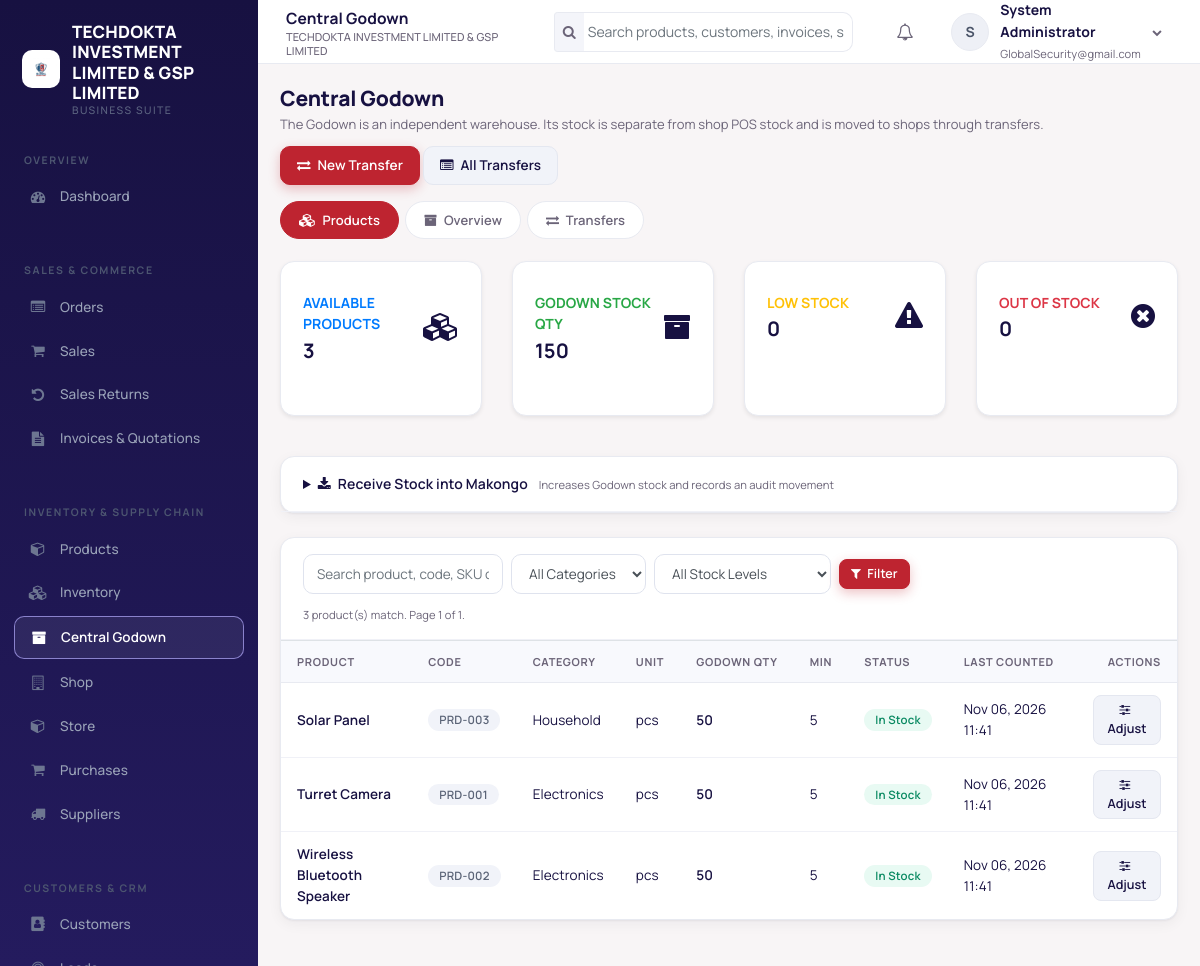
The app's page /godown.php (signed in) with its own data.
### tables this page shows
CREATE TABLE `users` (
  `user_id` int(10) UNSIGNED NOT NULL,
  `tenant_id` int(10) UNSIGNED NOT NULL,
  `username` varchar(100) NOT NULL,
  `email` varchar(191) NOT NULL,
  `password_hash` varchar(255) NOT NULL,
  `first_name` varchar(100) NOT NULL,
  `last_name` varchar(100) NOT NULL,
  `phone` varchar(50) DEFAULT NULL,
  `is_active` tinyint(1) NOT NULL DEFAULT 1,
  `last_login` datetime DEFAULT NULL,
  `created_at` timestamp NOT NULL DEFAULT current_timestamp()
);

CREATE TABLE `warehouses` (
  `warehouse_id` int(10) UNSIGNED NOT NULL,
  `tenant_id` int(10) UNSIGNED NOT NULL,
  `shop_id` int(10) UNSIGNED DEFAULT NULL,
  `name` varchar(191) NOT NULL,
  `code` varchar(50) DEFAULT NULL,
  `address` text DEFAULT NULL,
  `phone` varchar(50) DEFAULT NULL,
  `manager_user_id` int(10) UNSIGNED DEFAULT NULL,
  `is_active` tinyint(1) NOT NULL DEFAULT 1,
  `is_godown` tinyint(1) GENERATED ALWAYS AS (`location_type` = 'godown') VIRTUAL,
  `location_type` enum('store','godown','shop') NOT NULL DEFAULT 'store',
  `created_at` timestamp NOT NULL DEFAULT current_timestamp(),
  `updated_at` timestamp NOT NULL DEFAULT current_timestamp() ON UPDATE current_timestamp(),
  `godown_tenant_key` int(10) UNSIGNED GENERATED ALWAYS AS (case when `location_type` = 'godown' and `is_active` = 1 then `tenant_id` else NULL end) STORED
);

CREATE TABLE `products` (
  `product_id` int(10) UNSIGNED NOT NULL,
  `tenant_id` int(10) UNSIGNED NOT NULL,
  `category_id` int(10) UNSIGNED DEFAULT NULL,
  `code` varchar(100) NOT NULL,
  `name` varchar(191) NOT NULL,
  `description` text DEFAULT NULL,
  `barcode` varchar(100) DEFAULT NULL,
  `sku` varchar(100) DEFAULT NULL,
  `brand` varchar(100) DEFAULT NULL,
  `unit_id` int(10) UNSIGNED DEFAULT NULL,
  `purchase_price` decimal(12,2) NOT NULL DEFAULT 0.00,
  `sale_price` decimal(12,2) NOT NULL DEFAULT 0.00,
  `wholesale_price` decimal(12,2) DEFAULT NULL,
  `wholesale_min_qty` decimal(12,2) DEFAULT NULL,
  `tax_rate` decimal(5,2) NOT NULL DEFAULT 0.00,
  `min_stock_level` decimal(12,2) NOT NULL DEFAULT 0.00,
  `date_added` date DEFAULT NULL,
  `is_active` tinyint(1) NOT NULL DEFAULT 1,
  `is_service` tinyint(1) NOT NULL DEFAULT 0,
  `variant_size` varchar(50) DEFAULT NULL,
  `variant_color` varchar(50) DEFAULT NULL,
  `image` varchar(255) DEFAULT NULL,
  `created_by` int(10) UNSIGNED DEFAULT NULL,
  `created_at` timestamp NOT NULL DEFAULT current_timestamp()
);

CREATE TABLE `product_categories` (
  `category_id` int(10) UNSIGNED NOT NULL,
  `tenant_id` int(10) UNSIGNED NOT NULL,
  `parent_category_id` int(10) UNSIGNED DEFAULT NULL,
  `name` varchar(191) NOT NULL,
  `description` text DEFAULT NULL
);

CREATE TABLE `inventory_stock` (
  `stock_id` int(10) UNSIGNED NOT NULL,
  `tenant_id` int(10) UNSIGNED NOT NULL,
  `product_id` int(10) UNSIGNED NOT NULL,
  `warehouse_id` int(10) UNSIGNED NOT NULL,
  `quantity` decimal(12,2) NOT NULL DEFAULT 0.00,
  `reorder_level` decimal(12,2) NOT NULL DEFAULT 0.00,
  `production_date` date DEFAULT NULL,
  `expires_at` date DEFAULT NULL,
  `last_counted_at` datetime DEFAULT NULL,
  `updated_at` timestamp NOT NULL DEFAULT current_timestamp() ON UPDATE current_timestamp()
);

### godown.php (the view, shortened to what the rows shown need)
<?php
require_once 'header.php';
require_once 'auth_check.php';
$page_title = 'Central Godown';
$tenant_id = (int)$current_user->tenant_id;
$can_manage = can('manage_godown');
$tab = (string)($_GET['tab'] ?? 'products');
$godown = find_active_godown($tenant_id, false);
$page = max(1, (int)($_GET['page'] ?? 1));
$per_page = 50;
$offset = ($page - 1) * $per_page;
$product_from = " FROM products p
    LEFT JOIN product_categories c ON c.category_id = p.category_id AND c.tenant_id = p.tenant_id
    LEFT JOIN units_of_measurement u ON u.unit_id = p.unit_id AND u.tenant_id = p.tenant_id
    LEFT JOIN inventory_stock s ON s.product_id = p.product_id
        AND s.tenant_id = p.tenant_id AND s.warehouse_id = ?";
$product_where = " WHERE p.tenant_id = ? AND p.is_service = 0";
$product_params = [$godown ? (int)$godown['warehouse_id'] : 0, $tenant_id];
$product_rows = $godown ? fetch_all(
    "SELECT p.product_id, p.code, p.name, p.sku, p.barcode, p.min_stock_level, p.is_active,
            c.name category_name, COALESCE(u.short_name, '') unit_short,
            COALESCE(u.is_decimal, 0) is_decimal,
            COALESCE(s.quantity, 0) godown_qty, s.last_counted_at"
    . $product_from . $product_where
    . " ORDER BY p.name, p.product_id LIMIT ? OFFSET ?",
    ...array_merge($product_params, [$per_page, $offset])
) : [];
require_once 'navbar.php';
require_once 'sidebar.php';
?>
<div class="page-head">
    <div>
        <h1 class="page-title"><?php echo is_godown_manager() ? 'My Godown' : 'Central Godown'; ?></h1>
    </div>
</div>
<?php if ($tab === 'products'): ?>
    <?php if (!$godown): ?>
        <div class="alert alert-warning">
            <?php if (is_godown_manager()): ?>
                Your account does not have an active Godown assigned. Contact an administrator to assign one.
            <?php else: ?>
            No Central Godown has been created yet. By default, an empty system godown needs to be set up.
            <a href="godown.php?tab=overview" class="alert-link">Go to Overview to create one</a>.
            <?php endif; ?>
        </div>
    <?php else: ?>
        <?php if ($can_manage): ?>
            <details class="card mb-4">
                <summary class="card-header" style="cursor: pointer;">
                    <span class="font-weight-semibold"><i class="fa fa-download mr-1"></i> Receive Stock into <?php echo e($godown['name']); ?></span>
                    <span class="text-muted small ml-2">Increases Godown stock and records an audit movement</span>
                </summary>
            </details>
        <?php endif; ?>
        <div class="card mb-4">
            <div class="card-body p-0">
                <div class="table-responsive">
                    <table class="table table-hover mb-0">
                        <thead>
                            <tr>
                                <th>Product</th>
                                <th>Code</th>
                                <th>Category</th>
                                <th>Unit</th>
                                <th>Godown Qty</th>
                                <th>Min</th>
                                <th>Status</th>
                                <th>Last Counted</th>
                                <th class="text-right">Actions</th>
                            </tr>
                        </thead>
                        <tbody>
                        <?php foreach ($product_rows as $row): ?>
                            <?php
                            $qty = (float)$row['godown_qty'];
                            $min = (float)$row['min_stock_level'];
                            if (!$row['is_active']) {
                                $status_label = 'Inactive';
                                $status_class = 'secondary';
                            } elseif ($qty <= 0) {
                                $status_label = 'Out of Stock';
                                $status_class = 'danger';
                            } elseif ($qty <= $min) {
                                $status_label = 'Low';
                                $status_class = 'warning';
                            } else {
                                $status_label = 'In Stock';
                                $status_class = 'success';
                            }
                            ?>
                            <tr>
                                <td class="font-weight-semibold"><?php echo e($row['name']); ?></td>
                                <td><span class="badge badge-secondary"><?php echo e($row['code']); ?></span></td>
                                <td><?php echo e($row['category_name'] ?: '—'); ?></td>
                                <td><?php echo e($row['unit_short']); ?></td>
                                <td class="font-weight-semibold"><?php echo e(format_quantity($qty)); ?></td>
                                <td><?php echo e(format_quantity($min)); ?></td>
                                <td><span class="badge badge-<?php echo e($status_class); ?>"><?php echo e($status_label); ?></span></td>
                                <td><?php echo $row['last_counted_at'] ? e(date('M d, Y H:i', strtotime($row['last_counted_at']))) : '—'; ?></td>
                                <td class="text-right">
                                    <?php if ($can_manage && $godown): ?>
                                        <button type="button"
                                        class="btn btn-sm btn-light open-adjust-modal"
                                        data-product-id="<?php echo (int)$row['product_id']; ?>"
                                        data-product-name="<?php echo e($row['name'] . ' (' . $row['code'] . ')'); ?>"
                                        data-decimal="<?php echo (int)($row['is_decimal'] ?? 0); ?>"
                                        title="Adjust Stock">
                                            <i class="fa fa-sliders mr-1"></i> Adjust
                                        </button>
                                    <?php endif; ?>
                                </td>
                            </tr>
                        <?php endforeach; ?>
                        </tbody>
                    </table>
                </div>
            </div>
        </div>
    <?php endif; ?>
<?php endif; ?>
<?php require_once 'footer.php'; ?>

### navbar.php (shortened to what the rows shown need)
<div class="app-main">
    <header class="topbar">
        <div class="topbar-title"><?php echo isset($page_title) ? e($page_title) : e(system_title()); ?><small><?php echo e(system_title()); ?></small></div>
        <div class="dropdown">
            <a href="#" class="user-menu" data-toggle="dropdown">
                <span class="avatar"><?php echo e(strtoupper(substr($current_user->first_name, 0, 1))); ?></span>
                <span class="hide-xs"><strong><?php echo e($current_user->fullName()); ?></strong><br><small class="text-muted"><?php echo e($current_user->email); ?></small></span>
                <i class="fa fa-chevron-down hide-xs" style="font-size:10px;color:var(--text-muted)"></i>
            </a>
        </div>
    </header>
    <main class="app-content">

### sidebar.php (shortened to what the rows shown need)
<aside class="sidebar" id="sidebar">
    <div class="sidebar-brand">
        <?php $sidebar_logo = system_logo_path(); ?>
        <?php if ($sidebar_logo !== ''): ?>
            <img src="<?php echo e($sidebar_logo); ?>" alt="" class="sidebar-logo">
        <?php endif; ?>
        <div class="brand-text"><?php echo e(system_title()); ?><small>Business Suite</small></div>
    </div>
</aside>

### records on screen
users: tenant "TECHDOKTA INVESTMENT LIMITED & GSP LIMITED", first_name "S", $current_user->fullName() "System Administrator", email "GlobalSecurity@gmail.com"
warehouses: name "Makongo"
products: name "Solar Panel", code "PRD-003", category.name "Household", unit_short "pcs", qty "50", min_stock_level "5", status_label "In Stock", inventory_stock.last_counted_at "Nov 06, 2026 11:41"
products: name "Turret Camera", code "PRD-001", category.name "Electronics", unit_short "pcs", qty "50", min_stock_level "5", status_label "In Stock", inventory_stock.last_counted_at "Nov 06, 2026 11:41"
products: name "Wireless Bluetooth Speaker", code "PRD-002", category.name "Electronics", unit_short "pcs", qty "50", min_stock_level "5", status_label "In Stock", inventory_stock.last_counted_at "Nov 06, 2026 11:41"

### other values on screen
$page_title "Central Godown"
$metrics['total_products'] "3"
format_quantity($metrics['total_qty']) "150"
$metrics['low_stock_count'] "0"
$metrics['out_stock_count'] "0"
$product_count "3"
$page "1"
$product_pages "1"
